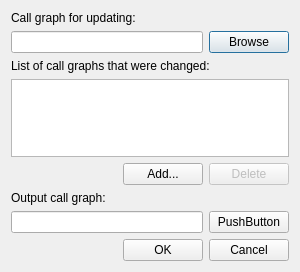
<?xml version="1.0" encoding="UTF-8"?>
<ui version="4.0">
 <class>UpdateCallGraphWidget</class>
 <widget class="QDialog" name="UpdateCallGraphWidget">
  <property name="geometry">
   <rect>
    <x>0</x>
    <y>0</y>
    <width>300</width>
    <height>272</height>
   </rect>
  </property>
  <property name="windowTitle">
   <string>QSAGUI - update call graph</string>
  </property>
  <layout class="QGridLayout" name="gridLayout">
   <item row="0" column="0">
    <widget class="QLabel" name="label">
     <property name="text">
      <string>Call graph for updating:</string>
     </property>
    </widget>
   </item>
   <item row="1" column="0">
    <layout class="QHBoxLayout" name="horizontalLayout">
     <item>
      <widget class="QLineEdit" name="inputFileEdit"/>
     </item>
     <item>
      <widget class="QPushButton" name="inputFileButton">
       <property name="text">
        <string>Browse</string>
       </property>
      </widget>
     </item>
    </layout>
   </item>
   <item row="2" column="0">
    <widget class="QLabel" name="label_2">
     <property name="text">
      <string>List of call graphs that were changed:</string>
     </property>
    </widget>
   </item>
   <item row="3" column="0">
    <widget class="QListWidget" name="listOfCallGraphs"/>
   </item>
   <item row="4" column="0">
    <layout class="QHBoxLayout" name="horizontalLayout_8">
     <item>
      <spacer name="horizontalSpacer_4">
       <property name="orientation">
        <enum>Qt::Horizontal</enum>
       </property>
       <property name="sizeHint" stdset="0">
        <size>
         <width>40</width>
         <height>20</height>
        </size>
       </property>
      </spacer>
     </item>
     <item>
      <widget class="QPushButton" name="addButton">
       <property name="text">
        <string>Add...</string>
       </property>
       <property name="icon">
        <iconset resource="../resources/resources.qrc">
         <normaloff>:/images/list-add.png</normaloff>:/images/list-add.png</iconset>
       </property>
      </widget>
     </item>
     <item>
      <widget class="QPushButton" name="delButton">
       <property name="enabled">
        <bool>false</bool>
       </property>
       <property name="text">
        <string>Delete</string>
       </property>
       <property name="icon">
        <iconset resource="../resources/resources.qrc">
         <normaloff>:/images/list-remove.png</normaloff>:/images/list-remove.png</iconset>
       </property>
       <property name="shortcut">
        <string>Del</string>
       </property>
      </widget>
     </item>
    </layout>
   </item>
   <item row="5" column="0">
    <widget class="QLabel" name="label_3">
     <property name="text">
      <string>Output call graph:</string>
     </property>
    </widget>
   </item>
   <item row="6" column="0">
    <layout class="QHBoxLayout" name="horizontalLayout_2">
     <item>
      <widget class="QLineEdit" name="outputFileEdit"/>
     </item>
     <item>
      <widget class="QPushButton" name="outputFileButton">
       <property name="text">
        <string>PushButton</string>
       </property>
      </widget>
     </item>
    </layout>
   </item>
   <item row="7" column="0">
    <layout class="QHBoxLayout" name="horizontalLayout_4">
     <item>
      <spacer name="horizontalSpacer">
       <property name="orientation">
        <enum>Qt::Horizontal</enum>
       </property>
       <property name="sizeHint" stdset="0">
        <size>
         <width>40</width>
         <height>20</height>
        </size>
       </property>
      </spacer>
     </item>
     <item>
      <widget class="QPushButton" name="generateButton">
       <property name="text">
        <string>OK</string>
       </property>
      </widget>
     </item>
     <item>
      <widget class="QPushButton" name="cancelButton">
       <property name="text">
        <string>Cancel</string>
       </property>
       <property name="shortcut">
        <string>Esc</string>
       </property>
      </widget>
     </item>
    </layout>
   </item>
  </layout>
 </widget>
 <tabstops>
  <tabstop>inputFileEdit</tabstop>
  <tabstop>inputFileButton</tabstop>
  <tabstop>listOfCallGraphs</tabstop>
  <tabstop>addButton</tabstop>
  <tabstop>delButton</tabstop>
  <tabstop>outputFileEdit</tabstop>
  <tabstop>outputFileButton</tabstop>
  <tabstop>generateButton</tabstop>
  <tabstop>cancelButton</tabstop>
 </tabstops>
 <resources>
  <include location="../resources/resources.qrc"/>
 </resources>
 <connections>
  <connection>
   <sender>cancelButton</sender>
   <signal>clicked()</signal>
   <receiver>UpdateCallGraphWidget</receiver>
   <slot>close()</slot>
   <hints>
    <hint type="sourcelabel">
     <x>251</x>
     <y>249</y>
    </hint>
    <hint type="destinationlabel">
     <x>149</x>
     <y>135</y>
    </hint>
   </hints>
  </connection>
 </connections>
</ui>
